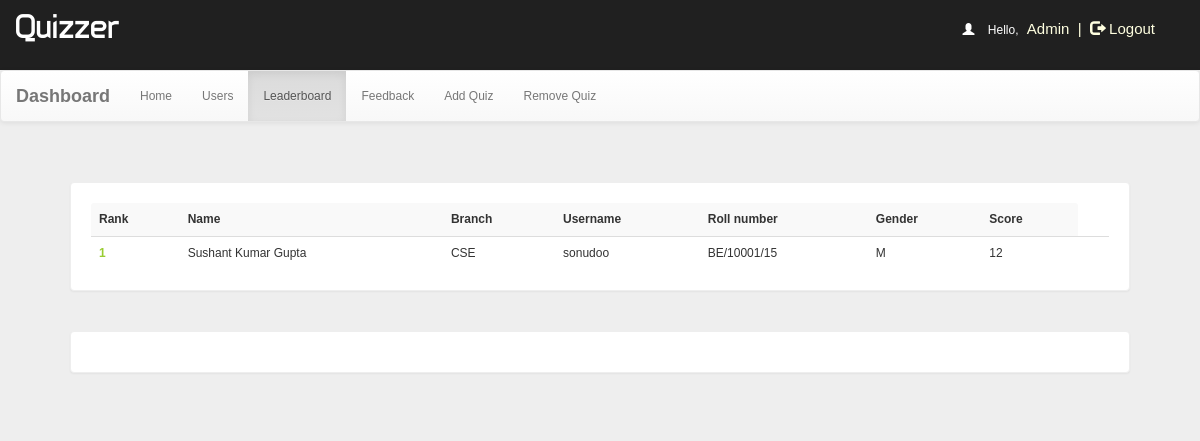
Page /dash.php?q=2 (signed in) on the committed database.
### tables this page shows
CREATE TABLE IF NOT EXISTS rank (
  id int(100) NOT NULL,
  username varchar(50) NOT NULL,
  score int(11) NOT NULL,
  time timestamp NOT NULL DEFAULT CURRENT_TIMESTAMP ON UPDATE CURRENT_TIMESTAMP
);

CREATE TABLE IF NOT EXISTS user (
  id int(100) NOT NULL,
  name varchar(50) NOT NULL,
  rollno varchar(20) NOT NULL,
  branch varchar(20) NOT NULL,
  gender varchar(5) NOT NULL,
  username varchar(50) NOT NULL,
  phno bigint(20) NOT NULL,
  password varchar(255) NOT NULL
);

### dash.php (the view, shortened to what this page needs)
<!DOCTYPE html PUBLIC "-//W3C//DTD XHTML 1.0 Transitional//EN" "http://www.w3.org/TR/xhtml1/DTD/xhtml1-transitional.dtd">
<html xmlns="http://www.w3.org/1999/xhtml">
<head>
<link  rel="stylesheet" href="css/bootstrap.min.css"/>
 <link  rel="stylesheet" href="css/bootstrap-theme.min.css"/>
 <link rel="stylesheet" href="css/main.css">
 <link  rel="stylesheet" href="css/font.css">
</head>
<body  style="background:#eee;">
<body  style="background:#eee;">
<div class="header">
<div class="row">
<div class="col-lg-6">
<span class="logo">Quizzer</span></div>
<?php
include_once 'dbConnection.php';
if (!(isset($_SESSION['username']))  || ($_SESSION['key']) != '54585c506829293a2d4c3b68543b316e2e7a2d277858545a36362e5f39') {
    session_destroy();
    header("location:index.php");
} else {
    $name     = $_SESSION['name'];
    $username = $_SESSION['username'];
    echo '<span class="pull-right top title1" ><span style="color:white"><span class="glyphicon glyphicon-user" aria-hidden="true"></span>&nbsp;&nbsp;&nbsp;&nbsp;Hello,</span> <span class="log log1" style="color:lightyellow">' . $name . '&nbsp;&nbsp;|&nbsp;&nbsp;<a href="logout.php?q=account.php" style="color:lightyellow"><span class="glyphicon glyphicon-log-out" aria-hidden="true"></span>&nbsp;Logout</button></a></span>';
}
?>
</div></div>
<nav class="navbar navbar-default title1">
  <div class="container-fluid">
    <div class="navbar-header">
      <a class="navbar-brand" href="dash.php?q=0"><b>Dashboard</b></a>
    </div>
    <div class="collapse navbar-collapse" id="bs-example-navbar-collapse-1">
      <ul class="nav navbar-nav">
        <li <?php
if (@$_GET['q'] == 0)
    echo 'class="active"';
?>><a href="dash.php?q=0">Home<span class="sr-only">(current)</span></a></li>
        <li <?php
if (@$_GET['q'] == 1)
    echo 'class="active"';
?>><a href="dash.php?q=1">Users</a></li>
    <li <?php
if (@$_GET['q'] == 2)
    echo 'class="active"';
?>><a href="dash.php?q=2">Leaderboard</a></li>
    <li <?php
if (@$_GET['q'] == 3)
    echo 'class="active"';
?>><a href="dash.php?q=3">Feedback</a></li>
        <li <?php
if (@$_GET['q'] == 4)
    echo 'class="active"';
?>><a href="dash.php?q=4">Add Quiz</a></li>
        <li <?php
if (@$_GET['q'] == 5)
    echo 'class="active"';
?>><a href="dash.php?q=5">Remove Quiz</a></li>
      </ul>
          </div>
  </div>
</nav>
<div class="container">
<div class="row">
<div class="col-md-12">
<?php
if (@$_GET['q'] == 2) {
    if(isset($_GET['show'])){
        $show = $_GET['show'];
        $showfrom = (($show-1)*10) + 1;
        $showtill = $showfrom + 9;
    }
    else{
        $showfrom = 1;
    }
    $q = mysqli_query($con, "SELECT * FROM rank") or die('Error223');
    echo '<div class="panel title">
<table class="table table-striped title1" >
<tr><td style="vertical-align:middle"><b>Rank</b></td><td style="vertical-align:middle"><b>Name</b></td><td style="vertical-align:middle"><b>Branch</b></td><td style="vertical-align:middle"><b>Username</b></td><td style="vertical-align:middle"><b>Roll number</b></td><td style="vertical-align:middle"><b>Gender</b></td><td style="vertical-align:middle"><b>Score</b></td></tr>';
    $c = $showfrom-1;
    $total = mysqli_num_rows($q);
    if($total >= $showfrom){
        $q = mysqli_query($con, "SELECT * FROM rank ORDER BY score DESC, time ASC LIMIT ".($showfrom-1).",10") or die('Error223');
        while ($row = mysqli_fetch_array($q)) {
            $e = $row['username'];
            $s = $row['score'];
            $q12 = mysqli_query($con, "SELECT * FROM user WHERE username='$e' ") or die('Error231');
            while ($row = mysqli_fetch_array($q12)) {
                $name     = $row['name'];
                $branch   = $row['branch'];
                $username = $row['username'];
                $rollno     = $row['rollno'];
                $gender   = $row['gender'];
            }
            $c++;
            echo '<tr><td style="color:#99cc32"><b>' . $c . '</b></td><td style="vertical-align:middle">' . $name . '</td><td style="vertical-align:middle">' . $branch . '</td><td style="vertical-align:middle">' . $username . '</td><td style="vertical-align:middle">' . $rollno . '</td><td style="vertical-align:middle">' . $gender . '</td><td style="vertical-align:middle">' . $s . '</td><td style="vertical-align:middle">';
        }
    }
    else{
    }
    echo '</table></div>';
    echo '<div class="panel title"><table class="table table-striped title1" ><tr>';
    echo '</tr></table></div>';
}
?>
</div>
</div></div>
</body>
</html>

### css/main.css (style rules this page uses)
body { overflow-x:hidden;width:100%;font: 12px "Century Gothic", "Times Roman", sans-serif;background:#eee;min-height:550px;background-attachment:fixed; }
.panel { border-color:#eee;margin:40px;padding:20px;font: 15px "Century Gothic", "Times Roman", sans-serif; }
.title { font-family:'typo'; }
.header { background:#202020;height:70px; }
.logo { font-family:'typo';font-size:35px;color:#ffffff;margin:15px; }
.title1 { font: 12px "Century Gothic", "Times Roman", sans-serif; }
.top { margin-top:20px; }
.log1 { font: 15px 'Ubuntu', sans-serif;color:#0000ff;margin-left:10px; }
.log { margin:10px;margin-right:60px;margin-left:5px;color:#ffffb3;text-decoration:none;font-size:20px;font-size:15px; }

### rows in the picture
rank: user.name "Sushant Kumar Gupta", user.branch "CSE", user.username "sonudoo", user.rollno "BE/10001/15", user.gender "M", score "12"

### other values in the picture
$name "Admin"
